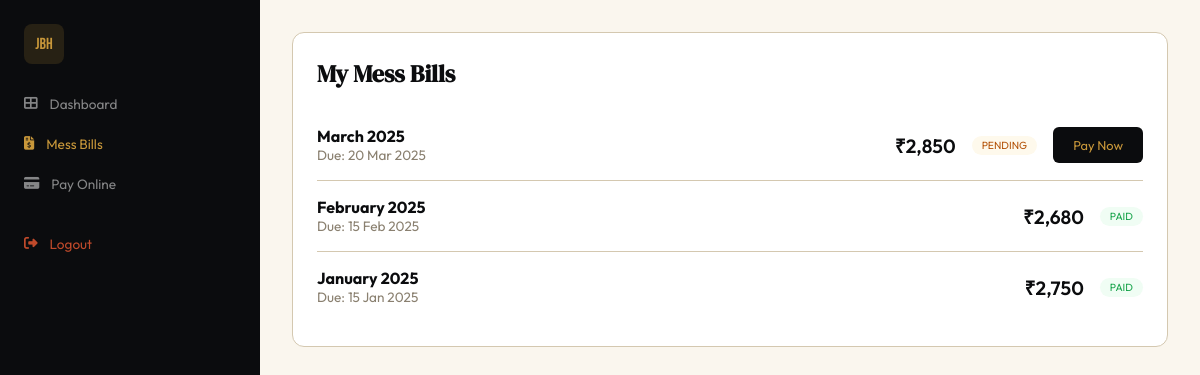
The page /dashboard/mess-bills.php (signed in) on the database its author committed.
### tables this page shows
CREATE TABLE mess_bills (
    id INT AUTO_INCREMENT PRIMARY KEY,
    student_id INT NOT NULL,
    month_year VARCHAR(7) NOT NULL,
    amount DECIMAL(10,2) NOT NULL,
    days_stayed INT DEFAULT 30,
    due_date DATE,
    status ENUM('pending', 'paid', 'overdue') DEFAULT 'pending',
    paid_at TIMESTAMP NULL,
    razorpay_order_id VARCHAR(100),
    razorpay_payment_id VARCHAR(100),
    created_at TIMESTAMP DEFAULT CURRENT_TIMESTAMP,
    FOREIGN KEY (student_id) REFERENCES students(id) ON DELETE CASCADE,
    UNIQUE KEY unique_student_month (student_id, month_year)
);

### dashboard/mess-bills.php (the view, shortened to what this page needs)
<?php
$pdo = getDB();
$bills = $pdo->prepare("SELECT * FROM mess_bills WHERE student_id = ? ORDER BY month_year DESC");
$bills->execute([$_SESSION['user_id']]);
$list = $bills->fetchAll();
?>
<!DOCTYPE html>
<html lang="en">
<head>
  <link rel="stylesheet" href="https://cdnjs.cloudflare.com/ajax/libs/font-awesome/6.5.0/css/all.min.css"/>
</head>
<body>
<aside class="sidebar">
  <div class="sidebar-logo">JBH</div>
  <a href="student.php" class="nav-item"><i class="fas fa-th-large"></i> Dashboard</a>
  <a href="mess-bills.php" class="nav-item active"><i class="fas fa-file-invoice-dollar"></i> Mess Bills</a>
  <a href="pay.php" class="nav-item"><i class="fas fa-credit-card"></i> Pay Online</a>
  <a href="../api/logout.php" class="nav-item" style="margin-top:20px;color:#c04a2b"><i class="fas fa-sign-out-alt"></i> Logout</a>
</aside>
<div class="main">
  <div class="card">
    <h2>My Mess Bills</h2>
    <?php foreach ($list as $b):
      $parts = explode('-', $b['month_year']);
      $monthName = date('F', mktime(0,0,0,(int)$parts[1],1));
    ?>
    <div class="bill-item">
      <div>
        <strong><?= $monthName ?> <?= $parts[0] ?></strong>
        <p style="font-size:0.85rem;color:var(--muted);">Due: <?= $b['due_date'] ? date('d M Y', strtotime($b['due_date'])) : '-' ?></p>
      </div>
      <div style="display:flex;align-items:center;gap:16px;">
        <span style="font-size:1.2rem;font-weight:600;">₹<?= number_format($b['amount']) ?></span>
        <span class="badge badge-<?= $b['status'] ?>"><?= ucfirst($b['status']) ?></span>
        <?php if ($b['status'] === 'pending'): ?>
        <a href="pay.php?bill=<?= $b['id'] ?>" class="btn">Pay Now</a>
        <?php endif; ?>
      </div>
    </div>
    <?php endforeach; ?>
  </div>
</div>
</body>
</html>

### dashboard/mess-bills.php (style rules this page uses)
:root { --ink:#0b0c0e; --gold:#c8973a; --teal:#1a6b6b; --cream:#faf6ee; --muted:#8a8070; --border:#d4c8b0; --sidebar-w:260px; }
*,*::before,*::after { box-sizing:border-box;margin:0;padding:0; }
body { font-family:'Outfit',sans-serif;background:var(--cream);color:var(--ink);display:flex;min-height:100vh; }
.sidebar { width:var(--sidebar-w);min-height:100vh;background:var(--ink);padding:24px 0;position:fixed;left:0;top:0; }
.sidebar-logo { width:40px;height:40px;background:rgba(200,151,58,0.15);border-radius:8px;display:flex;align-items:center;justify-content:center;font-family:'Bebas Neue';color:var(--gold);margin:0 24px 20px; }
.nav-item { display:flex;align-items:center;gap:12px;padding:11px 24px;color:rgba(255,255,255,0.5);font-size:0.85rem;text-decoration:none; }
.nav-item:hover,.nav-item.active { color:var(--gold); }
.main { margin-left:var(--sidebar-w);flex:1;padding:32px; }
.card { background:white;border:1px solid var(--border);border-radius:12px;padding:24px; }
.card h2 { font-family:'DM Serif Display';margin-bottom:20px; }
.bill-item { display:flex;justify-content:space-between;align-items:center;padding:16px 0;border-bottom:1px solid var(--border); }
.bill-item:last-child { border:none; }
.btn { padding:10px 20px;background:var(--ink);color:var(--gold);border-radius:6px;text-decoration:none;font-size:0.8rem;display:inline-block; }
.badge { padding:3px 10px;border-radius:20px;font-size:0.65rem;text-transform:uppercase; }
.badge-paid { background:#f0fdf4;color:#16a34a; }
.badge-pending { background:#fef9ec;color:#b45309; }

### rows shown on the page
mess_bills: month_year "March", month_year "2025", due_date "20 Mar 2025", amount "2,850", status "PENDING"
mess_bills: month_year "February", month_year "2025", due_date "15 Feb 2025", amount "2,680", status "PAID"
mess_bills: month_year "January", month_year "2025", due_date "15 Jan 2025", amount "2,750", status "PAID"
